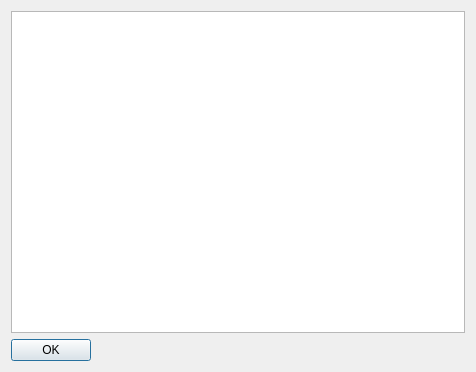
<?xml version="1.0" encoding="UTF-8"?>
<ui version="4.0">
 <class>aboutdlg</class>
 <widget class="QDialog" name="aboutdlg">
  <property name="windowModality">
   <enum>Qt::ApplicationModal</enum>
  </property>
  <property name="geometry">
   <rect>
    <x>0</x>
    <y>0</y>
    <width>476</width>
    <height>372</height>
   </rect>
  </property>
  <property name="windowTitle">
   <string>About libDVDetect Explorer Example App</string>
  </property>
  <property name="locale">
   <locale language="English" country="UnitedKingdom"/>
  </property>
  <layout class="QVBoxLayout" name="verticalLayout">
   <item>
    <widget class="QTextEdit" name="textEditAbout">
     <property name="readOnly">
      <bool>true</bool>
     </property>
    </widget>
   </item>
   <item>
    <widget class="QPushButton" name="pushButtonOK">
     <property name="sizePolicy">
      <sizepolicy hsizetype="Fixed" vsizetype="Fixed">
       <horstretch>0</horstretch>
       <verstretch>0</verstretch>
      </sizepolicy>
     </property>
     <property name="minimumSize">
      <size>
       <width>0</width>
       <height>0</height>
      </size>
     </property>
     <property name="text">
      <string>OK</string>
     </property>
    </widget>
   </item>
  </layout>
 </widget>
 <resources/>
 <connections/>
</ui>
